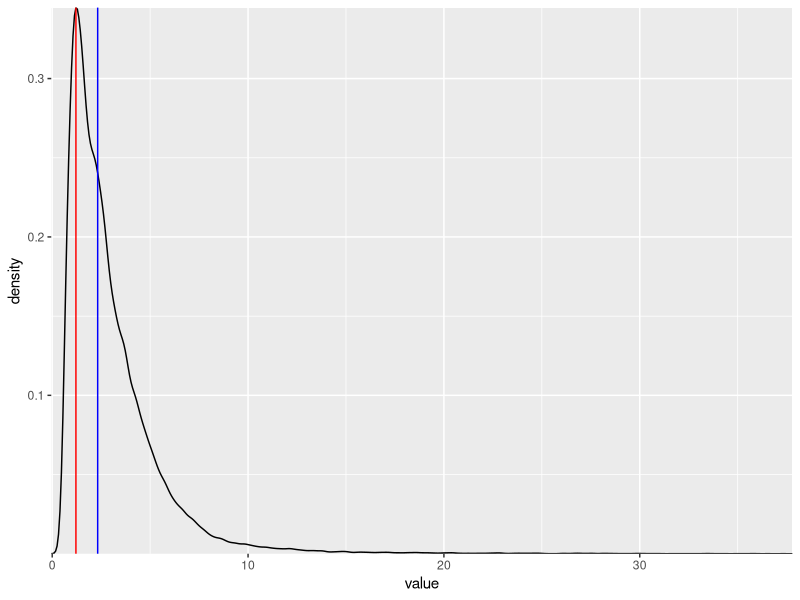
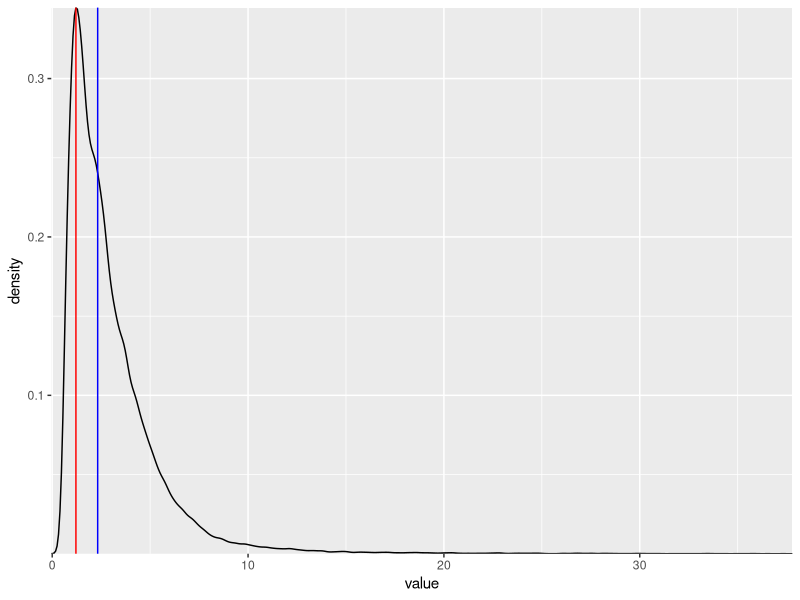

These charts were generated, in order, by the following R code:
local({
  library(readr)
  library(ggplot2)
  library(Cairo)
  
  samples <- read_csv("volume s3 samples.txt", col_names=FALSE)
  samples.density <- density(samples$X1)
  
  samples.density.mode   <- samples.density$x[which.max(samples.density$y)]
  samples.density.median <- samples.density$x[min(which(cumsum(samples.density$y) > sum(samples.density$y) * 0.5))]
  
  df <- data.frame(value=samples.density$x, density=samples.density$y)
  
  p <<- ggplot(df, aes(x=value, y=density)) +
    scale_x_continuous(expand=c(0,0)) +
    scale_y_continuous(expand=c(0,0)) +
    geom_line() +
    geom_vline(xintercept=samples.density.mode,   color='red') +
    geom_vline(xintercept=samples.density.median, color='blue')
  
  dpi <- 72 * 1.5
  ggsave(plot=p, 'volume s3 samples.png', h=1080/dpi, w=1920/dpi, type="cairo-png", dpi=dpi)
  
  plot(p)
  print(paste("mode:", samples.density.mode))
  print(paste("median:", samples.density.median))
})
